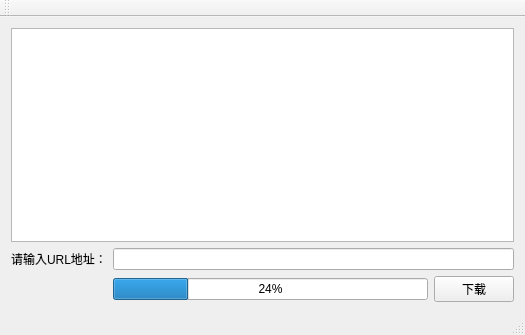
<?xml version="1.0" encoding="UTF-8"?>
<ui version="4.0">
 <class>MainWindow</class>
 <widget class="QMainWindow" name="MainWindow">
  <property name="geometry">
   <rect>
    <x>0</x>
    <y>0</y>
    <width>525</width>
    <height>335</height>
   </rect>
  </property>
  <property name="windowTitle">
   <string>MainWindow</string>
  </property>
  <widget class="QWidget" name="centralWidget">
   <layout class="QGridLayout" name="gridLayout">
    <item row="0" column="0" colspan="3">
     <widget class="QTextBrowser" name="textBrowser"/>
    </item>
    <item row="1" column="0">
     <widget class="QLabel" name="label">
      <property name="text">
       <string>请输入URL地址：</string>
      </property>
     </widget>
    </item>
    <item row="1" column="1" colspan="2">
     <widget class="QLineEdit" name="lineEdit"/>
    </item>
    <item row="2" column="1">
     <widget class="QProgressBar" name="progressBar">
      <property name="value">
       <number>24</number>
      </property>
     </widget>
    </item>
    <item row="2" column="2">
     <widget class="QPushButton" name="pushButton">
      <property name="text">
       <string>下载</string>
      </property>
     </widget>
    </item>
   </layout>
  </widget>
  <widget class="QMenuBar" name="menuBar">
   <property name="geometry">
    <rect>
     <x>0</x>
     <y>0</y>
     <width>525</width>
     <height>25</height>
    </rect>
   </property>
  </widget>
  <widget class="QToolBar" name="mainToolBar">
   <attribute name="toolBarArea">
    <enum>TopToolBarArea</enum>
   </attribute>
   <attribute name="toolBarBreak">
    <bool>false</bool>
   </attribute>
  </widget>
  <widget class="QStatusBar" name="statusBar"/>
 </widget>
 <layoutdefault spacing="6" margin="11"/>
 <resources/>
 <connections/>
</ui>
